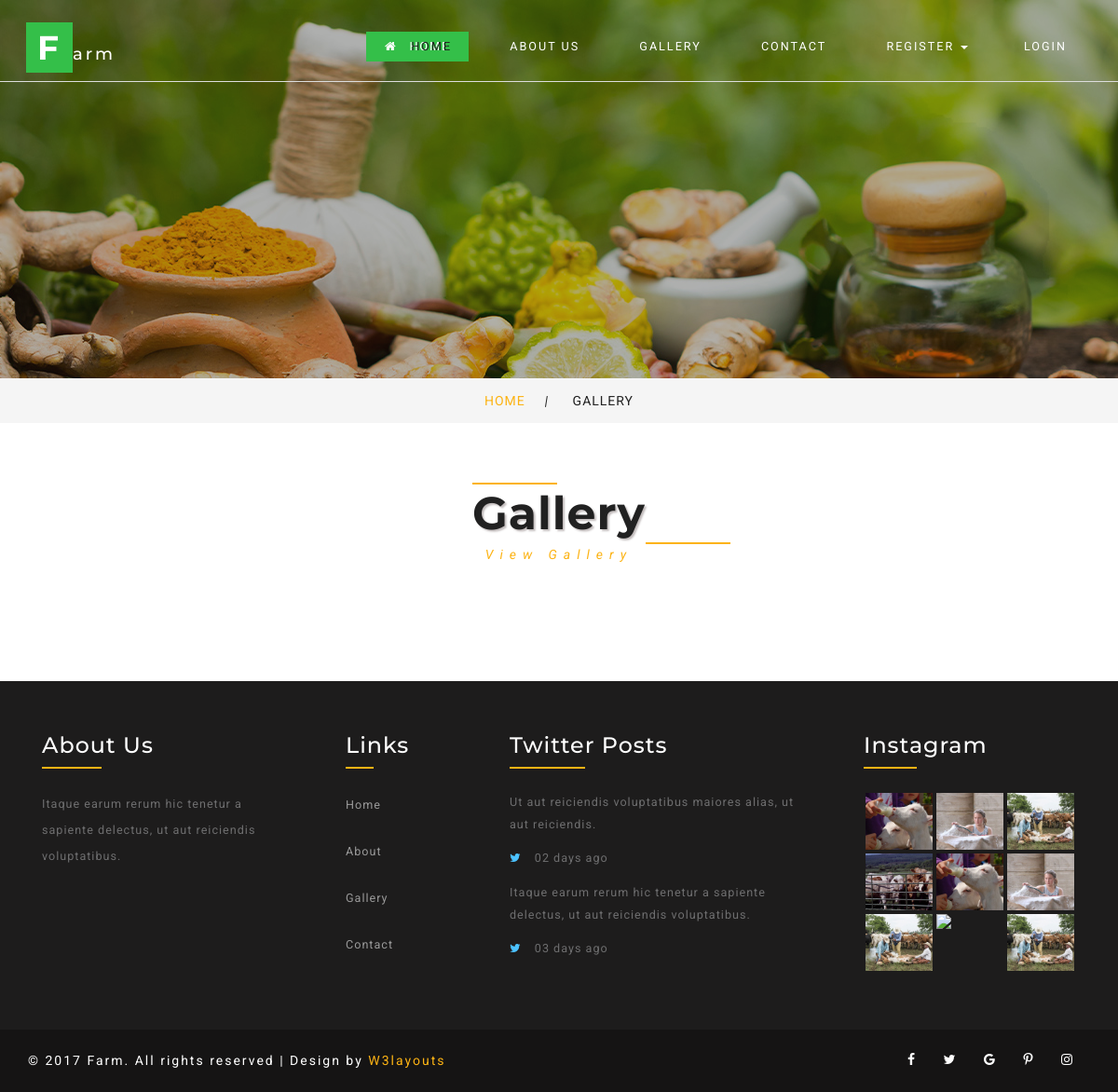
The page /gallery on the database as committed earlier.
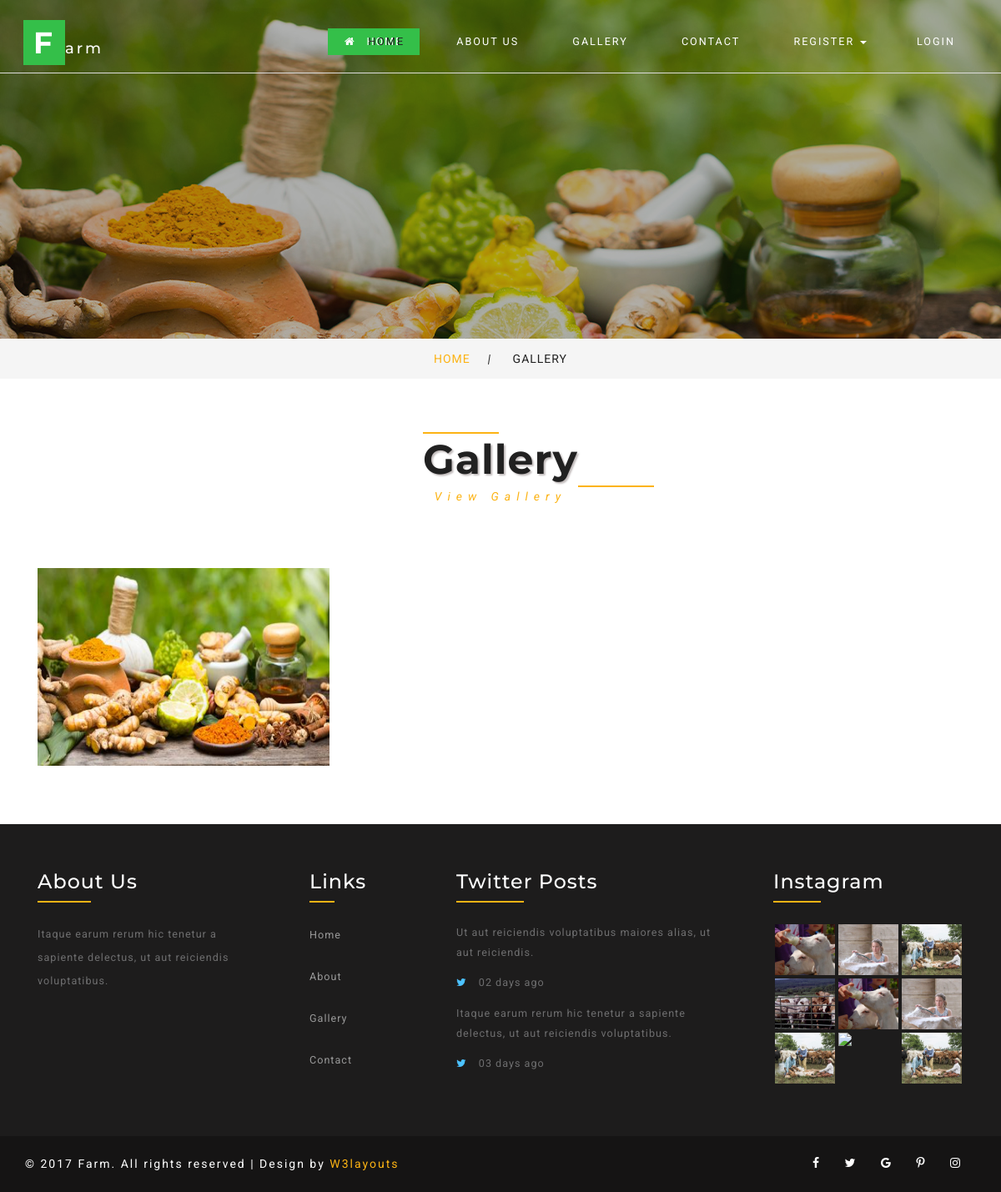
The same page on the database as committed later.
### herbel/models.py (models this page shows)
class Gallery(db.Model):
    id= db.Column(db.Integer, primary_key=True)
    name= db.Column(db.VARCHAR)
    img = db.Column(db.String(20), nullable=False, default='default.jpg')

### herbel/routes.py (the view)
@app.route('/gallery')
def gallery():
    gallery = Gallery.query.all()
    return render_template("gallery.html",gallery=gallery)

### herbel/templates/gallery.html (shortened to what this page needs)
<!DOCTYPE html>
<html lang="zxx">
<head>
	<link href="../static/css/bootstrap.css" rel="stylesheet" type="text/css" media="all" />
	<link href="../static/css/style.css" rel="stylesheet" type="text/css" media="all" />
	<link href="../static/css/font-awesome.css" rel="stylesheet">
</head>
<body>
	<div class="banner1" id="home">
		<div class="center-container inner_agile">
			<div class="top_header_agile_info_w3ls">
				<nav class="navbar navbar-default">
					<div class="navbar-header navbar-left">
						<h1><a class="navbar-brand" href="/"><span>F</span>arm</a></h1>
					</div>
					<div class="collapse navbar-collapse navbar-right" id="bs-example-navbar-collapse-1">
						<div id="m_nav_container" class="m_nav wthree_bg">
							<nav class="menu menu--sebastian">
								<ul id="m_nav_list" class="m_nav menu__list">
									<li class="m_nav_item active" id="m_nav_item_1"> <a href="/" class="link link--kumya"><i class="fa fa-home" aria-hidden="true"></i><span data-letters="Home">Home</span></a></li>
									<li class="m_nav_item" id="moble_nav_item_3"> <a href="/about" class="link link--kumya"><i class="" aria-hidden="true"></i><span data-letters="About Us">About Us</span></a></li>
									<li class="m_nav_item" id="moble_nav_item_4"> <a href="/gallery" class="link link--kumya"><i class="" aria-hidden="true"></i><span data-letters="Gallery">Gallery</span></a></li>
									<li class="m_nav_item" id="moble_nav_item_6"> <a href="/contact" class="link link--kumya"><i class="" aria-hidden="true"></i><span data-letters="Contact">Contact</span></a></li>
									<li class="m_nav_item dropdown" id="moble_nav_item_2">
										<a href="#" class="dropdown-toggle link link--kumya" data-toggle="dropdown"><i class="" aria-hidden="true"></i><span data-letters="Register">Register <b class="caret"></b></a>
									</li><li class="m_nav_item" id="moble_nav_item_4"> <a href="/login" class="link link--kumya"><i class="" aria-hidden="true"></i><span data-letters="Login">Login</span></a></li>
								</ul>
							</nav>
						</div>
					</div>
				</nav>
			</div>
		</div>
	</div>
	<div class="services-breadcrumb">
		<div class="container">
			<ul>
				<li><a href="index.html">Home</a><i>|</i></li>
				<li>Gallery</li>
			</ul>
		</div>
	</div>
	<div class="banner-bottom">
		<div class="container">
			<h2 class="title-w3-agileits inner">Gallery</h2>
			<p class="quia">View Gallery </p>
			<div class="wthree_services_bottom_left banner_bottom_agile_grids">
				<div class="wthree_services_bottom_left_grid">
					{% for gallery in gallery %}
					<div class="col-md-4 w3_agileits_services_bottom_l_grid" style="padding-top: 20px;">
						<div class="agile_services_bottom_l_grid1">
							<img src="../static/pics/{{gallery.img}}" style="width: 350px;height: 237px;" alt=" " class="img-responsive" />
						</div>
					</div>
					{% endfor %}
					<div class="clearfix"> </div>
				</div>
			</div>
		</div>
	</div>
	<div class="footer">
		<div class="container">
			<div class="col-md-3 w3agile_footer_grid">
				<h3>About Us</h3>
				<p>Itaque earum rerum hic tenetur a sapiente delectus, ut aut reiciendis voluptatibus.
				</p>
			</div>
			<div class="col-md-2 w3agile_footer_grid">
				<h3>Links</h3>
				<ul>
					<li><a href="index.html">Home</a></li>
					<li><a href="about.html">About</a></li>
					<li><a href="gallery.html">Gallery</a></li>
					<li><a href="contact.html">Contact</a></li>
				</ul>
			</div>
			<div class="col-md-4 w3agile_footer_grid">
				<h3>Twitter Posts</h3>
				<ul class="w3agile_footer_grid_list">
					<li>Ut aut reiciendis voluptatibus maiores alias, ut aut reiciendis.
						<span><i class="fa fa-twitter" aria-hidden="true"></i> 02 days ago</span></li>
					<li>Itaque earum rerum hic tenetur a sapiente delectus, ut aut reiciendis voluptatibus.
						<span><i class="fa fa-twitter" aria-hidden="true"></i> 03 days ago</span></li>
				</ul>
			</div>
			<div class="col-md-3 w3agile_footer_grid">
				<h3>Instagram</h3>
				<div class="w3agile_footer_grid_left">
					<a href="single.html"><img src="../static/images/a1.jpg" alt=" " class="img-responsive" /></a>
				</div>
				<div class="w3agile_footer_grid_left">
					<a href="single.html"><img src="../static/images/a2.jpg" alt=" " class="img-responsive" /></a>
				</div>
				<div class="w3agile_footer_grid_left">
					<a href="single.html"><img src="../static/images/a3.jpg" alt=" " class="img-responsive" /></a>
				</div>
				<div class="w3agile_footer_grid_left">
					<a href="single.html"><img src="../static/images/a4.jpg" alt=" " class="img-responsive" /></a>
				</div>
				<div class="w3agile_footer_grid_left">
					<a href="single.html"><img src="../static/images/a1.jpg" alt=" " class="img-responsive" /></a>
				</div>
				<div class="w3agile_footer_grid_left">
					<a href="single.html"><img src="../static/images/a2.jpg" alt=" " class="img-responsive" /></a>
				</div>
				<div class="w3agile_footer_grid_left">
					<a href="single.html"><img src="images/a3.jpg" alt=" " class="img-responsive" /></a>
				</div>
				<div class="w3agile_footer_grid_left">
					<a href="single.html"><img src="i../static/mages/a4.jpg" alt=" " class="img-responsive" /></a>
				</div>
				<div class="w3agile_footer_grid_left">
					<a href="single.html"><img src="../static/images/a3.jpg" alt=" " class="img-responsive" /></a>
				</div>
			</div>
			<div class="clearfix"> </div>
		</div>
	</div>
	<div class="agileinfo_copy_right">
		<div class="container">
			<div class="agileinfo_copy_right_left">
				<p>© 2017 Farm. All rights reserved | Design by <a href="http://w3layouts.com/">W3layouts</a></p>
			</div>
			<div class="agileinfo_copy_right_right">
				<ul class="social">
					<li><a class="social-linkedin" href="#">
						<i class="fa fa-facebook" aria-hidden="true"></i>
						</a></li>
					<li><a class="social-twitter" href="#">
						<i class="fa fa-twitter" aria-hidden="true"></i>
						</a></li>
					<li><a class="social-google" href="#">
						<i class="fa fa-google" aria-hidden="true"></i>
						</a></li>
					<li><a class="social-facebook" href="#">
						<i class="fa fa-pinterest-p" aria-hidden="true"></i>
						</a></li>
					<li><a class="social-instagram" href="#">
						<i class="fa fa-instagram" aria-hidden="true"></i>
						</a></li>
				</ul>
			</div>
			<div class="clearfix"> </div>
		</div>
	</div>
	<link rel="stylesheet" href="../static/css/chocolat.css" type="text/css" media="screen">
</body>
</html>

### herbel/static/css/chocolat.css (style rules this page uses)
body { margin:0; padding:0; }

Rows that differ between the two databases and show on the page:
added Gallery: img (picture)
